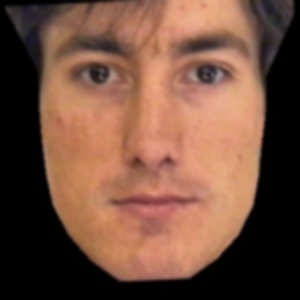
#> input picture test_pic_output/a.jpg, 300 x 300 px
$ python debug_image_blending.py
#> lines starting #> are read from the running program, lines starting #| are printed output that depends on the picture
import cv2
import numpy as np,sys
import imutils

A = cv2.imread('test_pic_output/a.jpg')
#> A is the input picture: shape (300, 300, 3); mean B, G, R 62, 78.9, 115
B = cv2.imread('test_pic_output/b.jpg')
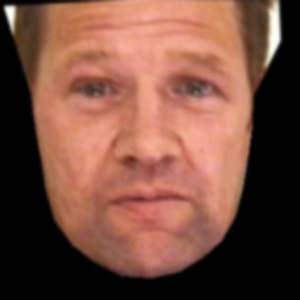
#> input picture test_pic_output/b.jpg, 300 x 300 px
#> B is the input picture: shape (300, 300, 3); mean B, G, R 63.4, 77.2, 119.4

A = imutils.resize(A, width=1024)
#> A: shape (1024, 1024, 3)
B = imutils.resize(B, width=1024)
#> B: shape (1024, 1024, 3)

# path to output images.  Used for debugging
out_path = "test_pic_output/"

def show_image(name, image):
	print("Press any key to continue")
	cv2.imshow(name, image)
	cv2.waitKey()
	cv2.destroyAllWindows()

def save_image(name, image):
	print("[INFO] image saved to " + out_path + name)
	cv2.imwrite(out_path + name + ".jpg", image)

# generate Gaussian pyramid for A
G = A.copy()
gpA = [G]
for i in range(6):
    G = cv2.pyrDown(G)
    gpA.append(G)
#> after the loop, gpA = 7 items

# generate Gaussian pyramid for B
G = B.copy()
gpB = [G]
for i in range(6):
    G = cv2.pyrDown(G)
    gpB.append(G)
#> this loop made 6 passes
#> pass 3, `G = cv2.pyrDown(G)`:
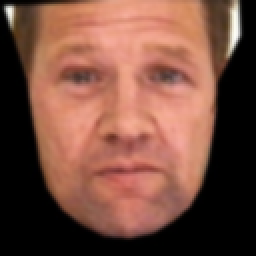
#> G: shape (128, 128, 3) (shown 2 times larger); mean B, G, R 63.6, 77.4, 119.8
#> after the loop, gpB = 7 items

# generate Laplacian Pyramid for A
lpA = [gpA[5]]
for i in range(5,0,-1):
    GE = cv2.pyrUp(gpA[i])
    L = cv2.subtract(gpA[i-1],GE)
    lpA.append(L)
#> after the loop, lpA = 6 items

# generate Laplacian Pyramid for B
lpB = [gpB[5]]
for i in range(5,0,-1):
    GE = cv2.pyrUp(gpB[i])
    L = cv2.subtract(gpB[i-1],GE)
    lpB.append(L)
#> this loop made 5 passes
#> pass 1, `L = cv2.subtract(gpB[i-1],GE)`:
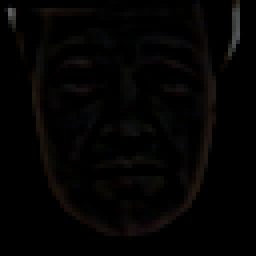
#> L: shape (64, 64, 3) (shown 4 times larger); mean of channels 0, 1, 2 2.6, 3, 3.7; drawn as B, G, R
#> pass 2, `GE = cv2.pyrUp(gpB[i])`:
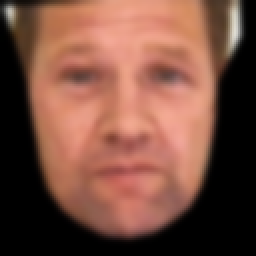
#> GE: shape (128, 128, 3) (shown 2 times larger); mean of channels 0, 1, 2 63.7, 77.5, 119.9; drawn as B, G, R
#> after the loop, lpB = 6 items

# Now add left and right halves of images in each level
LS = []
for la,lb in zip(lpA,lpB):
    rows,cols,dpt = la.shape
    ls = np.hstack((la[:,0:(int(cols/2))], lb[:,(int(cols/2)):]))
    LS.append(ls)
#> this loop made 6 passes
#> (rows, cols) on passes 1 to 6: (32, 32), (64, 64), (128, 128), (256, 256), (512, 512), (1024, 1024)
#> pass 1, `ls = np.hstack((la[:,0:(int(cols/2))], lb[:,(int(cols/2)):]))`:
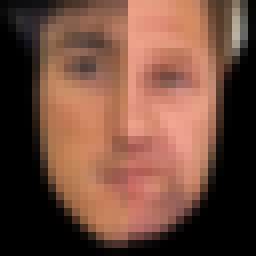
#> ls: shape (32, 32, 3) (shown 8 times larger); mean of channels 0, 1, 2 60.1, 74.7, 112.3; drawn as B, G, R
#> after the loop, LS = 6 items

# now reconstruct
ls_ = LS[0]
show_image("test", ls_)
for i in range(1,6):
    ls_ = cv2.pyrUp(ls_)
    ls_ = cv2.add(ls_, LS[i])
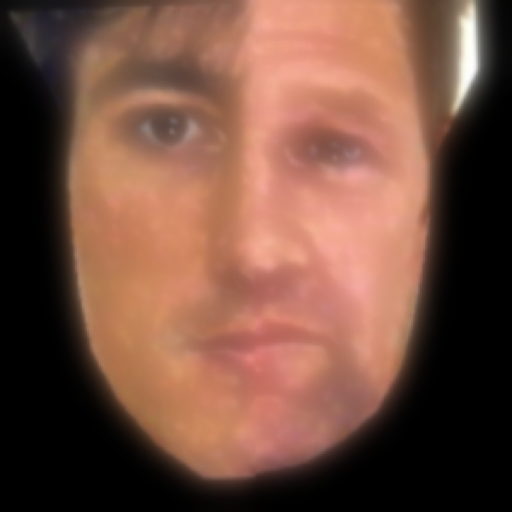
#> ls_: shape (1024, 1024, 3) (shown at 1/2 size); mean of channels 0, 1, 2 64.3, 79.2, 117.6; drawn as B, G, R

# image with direct connecting each half
real = np.hstack((A[:,:(int(cols/2))],B[:,(int(cols/2)):]))
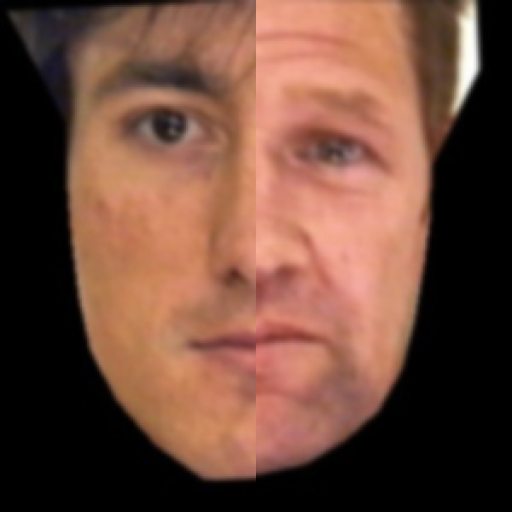
#> real: shape (1024, 1024, 3) (shown at 1/2 size); mean B, G, R 58.8, 73.3, 110.2

cv2.imwrite('test_pic_output/Pyramid_blending.jpg',ls_)
cv2.imwrite('test_pic_output/Direct_blending.jpg',real)
